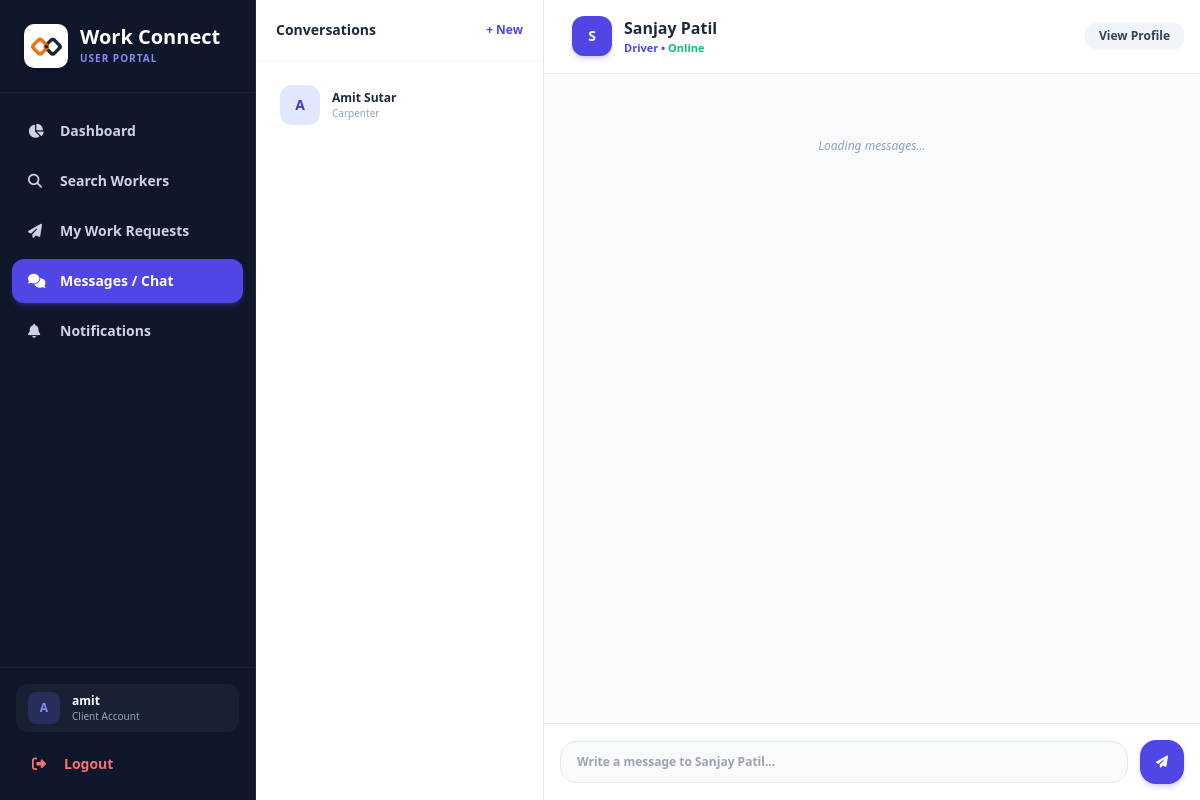
The page /user/chat.php?worker_id=17 (signed in) on the database its author committed.
### tables this page shows
CREATE TABLE `worker_profiles` (
  `user_id` int(11) NOT NULL,
  `full_name` varchar(255) DEFAULT NULL,
  `category_id` int(11) DEFAULT NULL,
  `skills` text DEFAULT NULL,
  `experience_years` int(11) NOT NULL DEFAULT 1,
  `experience_details` text DEFAULT NULL,
  `location` varchar(255) DEFAULT NULL,
  `availability` enum('available','busy','unavailable') NOT NULL DEFAULT 'available',
  `daily_rate` varchar(100) DEFAULT NULL,
  `hourly_rate` varchar(100) DEFAULT NULL,
  `phone` varchar(30) DEFAULT NULL,
  `bio` text DEFAULT NULL,
  `rating` decimal(3,2) NOT NULL DEFAULT 5.00,
  `created_at` timestamp NOT NULL DEFAULT current_timestamp(),
  PRIMARY KEY (`user_id`),
  KEY `category_id` (`category_id`),
  CONSTRAINT `fk_worker_category` FOREIGN KEY (`category_id`) REFERENCES `categories` (`id`) ON DELETE SET NULL,
  CONSTRAINT `fk_worker_user` FOREIGN KEY (`user_id`) REFERENCES `users` (`id`) ON DELETE CASCADE
);

CREATE TABLE `users` (
  `id` int(11) NOT NULL AUTO_INCREMENT,
  `username` varchar(100) NOT NULL,
  `email` varchar(150) NOT NULL,
  `password` varchar(255) NOT NULL,
  `role_id` int(11) NOT NULL,
  `created_at` timestamp NOT NULL DEFAULT current_timestamp(),
  PRIMARY KEY (`id`),
  UNIQUE KEY `username` (`username`),
  UNIQUE KEY `email` (`email`),
  KEY `role_id` (`role_id`),
  CONSTRAINT `users_ibfk_1` FOREIGN KEY (`role_id`) REFERENCES `roles` (`id`)
);

CREATE TABLE `categories` (
  `id` int(11) NOT NULL AUTO_INCREMENT,
  `name` varchar(100) NOT NULL,
  `icon` varchar(50) NOT NULL DEFAULT 'fa-tools',
  `description` text DEFAULT NULL,
  `created_at` timestamp NOT NULL DEFAULT current_timestamp(),
  PRIMARY KEY (`id`),
  UNIQUE KEY `name` (`name`)
);

### user/chat.php (the view, shortened to what this page needs)
<?php
require_once '../includes/db_connect.php';
$current_user_id = $_SESSION['user_id'];
$worker_id = isset($_GET['worker_id']) && is_numeric($_GET['worker_id']) ? (int)$_GET['worker_id'] : null;
$worker_name = "Worker";
$worker_category = "Trade Specialist";
if ($worker_id) {
    $stmt = $pdo->prepare("
        SELECT u.id, u.username, wp.full_name, c.name as category_name
        FROM users u
        LEFT JOIN worker_profiles wp ON u.id = wp.user_id
        LEFT JOIN categories c ON wp.category_id = c.id
        WHERE u.id = ?
    ");
    $stmt->execute([$worker_id]);
    $worker = $stmt->fetch();
    if ($worker) {
        $worker_name = $worker['full_name'] ?: $worker['username'];
        $worker_category = $worker['category_name'] ?: 'Worker';
    }
}
$stmtList = $pdo->prepare("
    SELECT DISTINCT u.id, u.username, wp.full_name, c.name as category_name
    FROM users u
    JOIN messages m ON (u.id = m.sender_id OR u.id = m.receiver_id)
    LEFT JOIN worker_profiles wp ON u.id = wp.user_id
    LEFT JOIN categories c ON wp.category_id = c.id
    WHERE (m.sender_id = ? OR m.receiver_id = ?) AND u.id != ?
    ORDER BY u.username ASC
");
$stmtList->execute([$current_user_id, $current_user_id, $current_user_id]);
$chat_list = $stmtList->fetchAll();
?>
<!DOCTYPE html>
<html lang="en">
<head>
    <script src="https://cdn.tailwindcss.com"></script>
    <link rel="stylesheet" href="https://cdnjs.cloudflare.com/ajax/libs/font-awesome/6.5.1/css/all.min.css">
</head>
<body class="bg-slate-50 font-sans">
<div class="flex h-screen overflow-hidden">
    <?php include '../includes/user_sidebar.php'; ?>
    <div class="w-72 bg-white border-r border-slate-200 hidden lg:flex flex-col">
        <div class="p-5 border-b border-slate-100 flex items-center justify-between">
            <h3 class="font-bold text-slate-800 text-sm">Conversations</h3>
            <a href="search_workers.php" class="text-indigo-600 hover:text-indigo-800 text-xs font-semibold">+ New</a>
        </div>
        <div class="flex-1 overflow-y-auto p-3 space-y-1 chat-scroll">
            <?php if (empty($chat_list)): ?>
                <div class="text-center py-12 text-slate-400 text-xs">
                    No active chats yet. Find a worker to start chatting!
                </div>
            <?php else: ?>
                <?php foreach ($chat_list as $item): ?>
                    <a href="chat.php?worker_id=<?php echo $item['id']; ?>"
                       class="flex items-center space-x-3 p-3 rounded-2xl transition-all <?php echo ($worker_id == $item['id']) ? 'bg-indigo-50 border border-indigo-100' : 'hover:bg-slate-50'; ?>">
                        <div class="w-10 h-10 rounded-xl bg-indigo-100 text-indigo-700 font-bold flex items-center justify-center text-sm">
                            <?php echo strtoupper(substr($item['username'], 0, 1)); ?>
                        </div>
                        <div class="truncate flex-1">
                            <p class="font-bold text-slate-800 text-xs truncate"><?php echo htmlspecialchars($item['full_name'] ?: $item['username']); ?></p>
                            <p class="text-[10px] text-slate-400 truncate"><?php echo htmlspecialchars($item['category_name'] ?: 'Worker'); ?></p>
                        </div>
                    </a>
                <?php endforeach; ?>
            <?php endif; ?>
        </div>
    </div>
    <div class="flex-1 flex flex-col bg-slate-50">
        <header class="bg-white border-b border-slate-200/80 p-4 flex items-center justify-between sticky top-0 z-20">
            <div class="flex items-center space-x-3">
                <div class="w-10 h-10 rounded-xl bg-indigo-600 text-white font-bold flex items-center justify-center text-sm shadow-md shadow-indigo-600/20">
                    <?php echo strtoupper(substr($worker_name, 0, 1)); ?>
                </div>
                <div>
                    <h3 class="font-bold text-slate-800 text-sm md:text-base"><?php echo htmlspecialchars($worker_name); ?></h3>
                    <p class="text-[11px] text-indigo-600 font-semibold"><?php echo htmlspecialchars($worker_category); ?> &bull; <span class="text-emerald-500 font-bold">Online</span></p>
                </div>
            </div>
            <?php if($worker_id): ?>
                <a href="worker_profile.php?id=<?php echo $worker_id; ?>" class="bg-slate-100 hover:bg-slate-200 text-slate-700 px-3.5 py-1.5 rounded-xl text-xs font-bold transition-colors">
                    View Profile
                </a>
            <?php endif; ?>
        </header>
        <div id="chatMessages" class="flex-1 overflow-y-auto p-4 md:p-6 space-y-3 chat-scroll">
            <div class="text-center py-10 text-slate-400 text-xs italic">
                Loading messages...
            </div>
        </div>
        <div class="p-4 bg-white border-t border-slate-200">
            <form id="chatForm" class="max-w-4xl mx-auto flex items-center space-x-3">
                <input type="text" id="messageInput" placeholder="Write a message to <?php echo htmlspecialchars($worker_name); ?>..." required
                       class="flex-1 px-4 py-3 bg-slate-50 border border-slate-200 rounded-2xl text-xs font-semibold focus:ring-2 focus:ring-indigo-500 outline-none">
                <button type="submit" class="w-11 h-11 bg-indigo-600 hover:bg-indigo-700 text-white rounded-2xl flex items-center justify-center transition-all shadow-md shadow-indigo-600/20">
                    <i class="fas fa-paper-plane text-xs"></i>
                </button>
            </form>
        </div>
    </div>
</div>
</body>
</html>

### user/chat.php (style rules this page uses)
body { font-family: 'Outfit', sans-serif; }

### rows shown on the page
worker_profiles: user_id.username "A", full_name "Amit Sutar", category.name "Carpenter"
worker_profiles: full_name "S", full_name "Sanjay Patil", category.name "Driver", full_name "Write a message to Sanjay Patil..."

### other values the page prints
substr($_SESSION['username'] ?? 'U', 0, 1) "A"
$_SESSION['username'] "amit"
